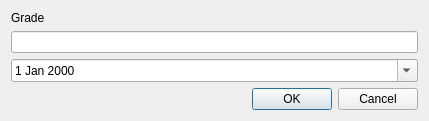
<?xml version="1.0" encoding="UTF-8"?>
<ui version="4.0">
 <class>addNewGrade</class>
 <widget class="QDialog" name="addNewGrade">
  <property name="geometry">
   <rect>
    <x>0</x>
    <y>0</y>
    <width>429</width>
    <height>121</height>
   </rect>
  </property>
  <property name="windowTitle">
   <string>Edit grade</string>
  </property>
  <layout class="QVBoxLayout" name="verticalLayout">
   <item>
    <widget class="QLabel" name="label">
     <property name="text">
      <string>Grade</string>
     </property>
    </widget>
   </item>
   <item>
    <widget class="QLineEdit" name="grade"/>
   </item>
   <item>
    <widget class="QDateEdit" name="dateEdit">
     <property name="calendarPopup">
      <bool>true</bool>
     </property>
    </widget>
   </item>
   <item>
    <widget class="QDialogButtonBox" name="buttonBox">
     <property name="orientation">
      <enum>Qt::Horizontal</enum>
     </property>
     <property name="standardButtons">
      <set>QDialogButtonBox::Cancel|QDialogButtonBox::Ok</set>
     </property>
    </widget>
   </item>
  </layout>
 </widget>
 <resources/>
 <connections>
  <connection>
   <sender>buttonBox</sender>
   <signal>accepted()</signal>
   <receiver>addNewGrade</receiver>
   <slot>accept()</slot>
   <hints>
    <hint type="sourcelabel">
     <x>248</x>
     <y>254</y>
    </hint>
    <hint type="destinationlabel">
     <x>157</x>
     <y>274</y>
    </hint>
   </hints>
  </connection>
  <connection>
   <sender>buttonBox</sender>
   <signal>rejected()</signal>
   <receiver>addNewGrade</receiver>
   <slot>reject()</slot>
   <hints>
    <hint type="sourcelabel">
     <x>316</x>
     <y>260</y>
    </hint>
    <hint type="destinationlabel">
     <x>286</x>
     <y>274</y>
    </hint>
   </hints>
  </connection>
 </connections>
</ui>
